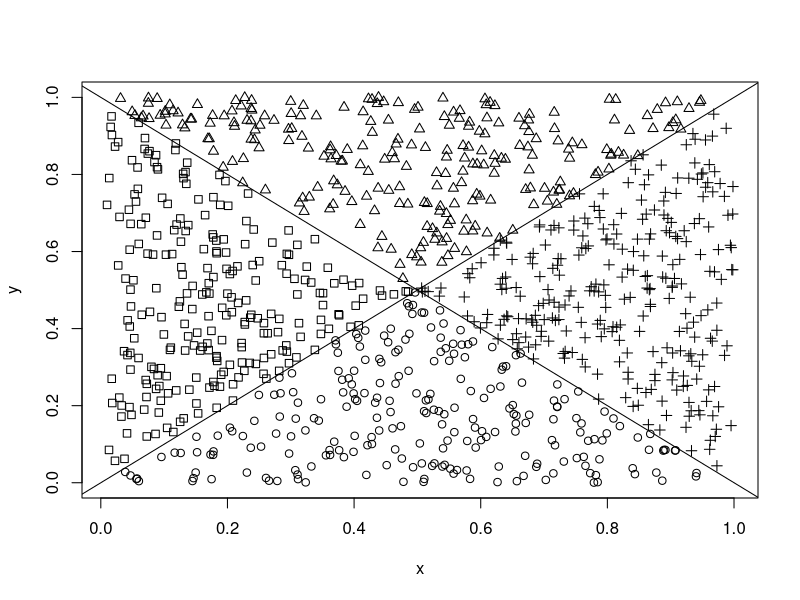

This figure's R source: (Note: this script raises an error after producing the figure.)
# Aman Patel
# CSCI-B 365
# February 17, 2021

# Homework 2

################################################################################

# Question 3

# 3a.

x = runif(1000)
y = runif(1000)

a = (x + y) < 1
b = (x - y) < 0
c = runif(1000)
for (i in 1:1000) {
  if (a[i] == TRUE & b[i] == TRUE) {
    c[i] = 0
  }
  if (a[i] == TRUE & b[i] == FALSE) {
    c[i] = 1
  }
  if (a[i] == FALSE & b[i] == TRUE) {
    c[i] = 2
  }
  if (a[i] == FALSE & b[i] == FALSE) {
    c[i] = 3
  }
}

plot(x, y, pch=c)
abline(1, -1)
abline(0, 1)

# The events are independent because the outcome of A does not affect the outcome
# of B. Knowing the sum of x and y does not give any information about which is
# larger. There is no overlap between the different zones of symbols.

# 3b.

n_A = length(a)
p_A = sum(a) / n
margin_A = 1.96*sqrt((p_A * (1-p_A)) / n)
p_A + margin_A
p_A - margin_A

n_AgB = sum(b)
p_AgivenB = sum(a == b & a == TRUE) / sum(b)
margin_AgivenB = 1.96*sqrt((p_AgivenB * (1-p_AgivenB)) / n_AgB)
p_AgivenB + margin_AgivenB
p_AgivenB - margin_AgivenB

# For A and B to be independent, P(A) should be the same as P(A|B). The probabilities
# calculated are nearly equal, and their confidence intervals are mostly overlapping.
# Therefore, the confidence intervals are consistent with the events being independent.

################################################################################

# Question 4

# 4a.

z = runif(1000000)
A = (z < .5)
B = ((2*z) %% 1) < .5

p1 = sum(A) / 1000000
m1 = 1.96*sqrt((p1 * (1-p1)) / 1000000)
p1 - m1
p1 + m1
p2 = sum(B) / 1000000
m2 = 1.96*sqrt((p2 * (1-p2)) / 1000000)
p2 - m2
p2 + m2
p3 = sum(A == B & A == TRUE) / 1000000
m3 = 1.96*sqrt((p3 * (1-p3)) / 1000000)
p3 - m3
p3 + m3

# 4b.

# The events appear to be independent because P(A) * P(B) = P(A and B)
# If A is true, there is a 50% probability that B is also true (if z < 0.25)
# If A is false, there is a 50% probability that B is true (if 0.5 < z < 0.75)
# Regardless of the outcome of A, the probability of B is unchanged.

################################################################################

# Question 6

# 6c.

# The population was set up as follows:
# 0-0.21: S+, T-
# 0.21-0.7: S-, T-
# 0.7-0.73: S-, T+
# 0.73-1: S+, T+

pop = runif(10000000)
S = (pop < 0.21 | pop > 0.73)
T_ = (pop > 0.7)

# 6d.

TgS = (T_ == S & T_ == TRUE)
p_TgS = sum(TgS)/sum(S)
m_TgS = 1.96*sqrt((p_TgS * (1-p_TgS)) / sum(S))
p_TgS - m_TgS
p_TgS + m_TgS

# At a sample size of 10000, the confidence interval varied significantly
# between trials. When the sample size was increased, the proportion converged
# toward the calculated probability of 0.5625.

# 10000: (0.5539027, 0.5819306)
# 100000: (0.5561728, 0.565045)
# 1000000: (0.5615757, 0.5643836)
# 10000000: (0.5620545, 0.562942)
# 100000000: (0.5623709, 0.5626516)